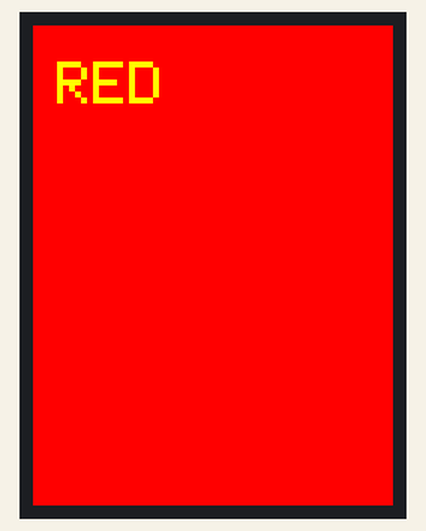
This sketch was run on a simulated ESP32. Parts: 240×320 colour display. What the sketch prints to the serial monitor is not drawn.

Above: at 1.1 s.
At 3.7 s:
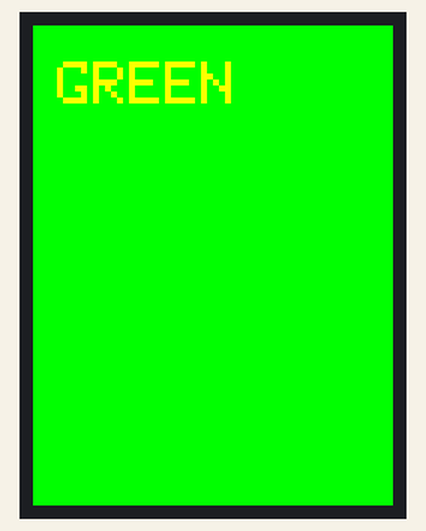
At 6.3 s:
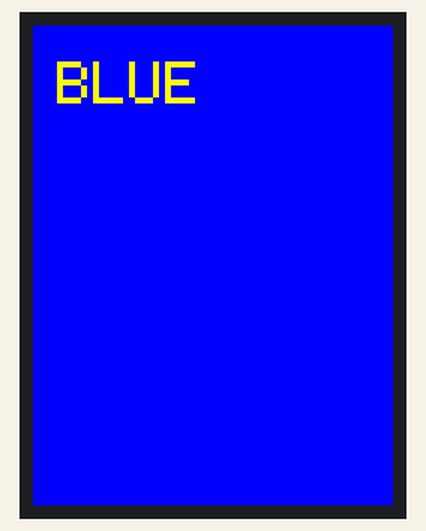
At 8.9 s:
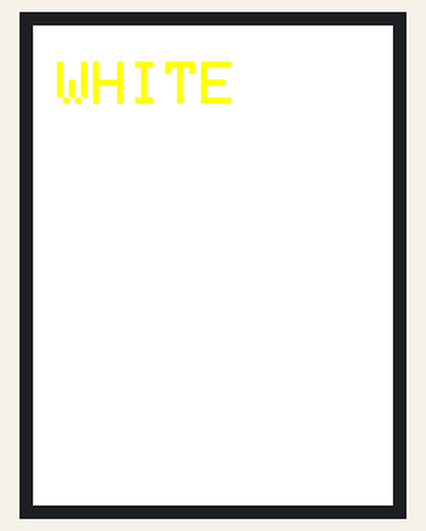
At 11.5 s:
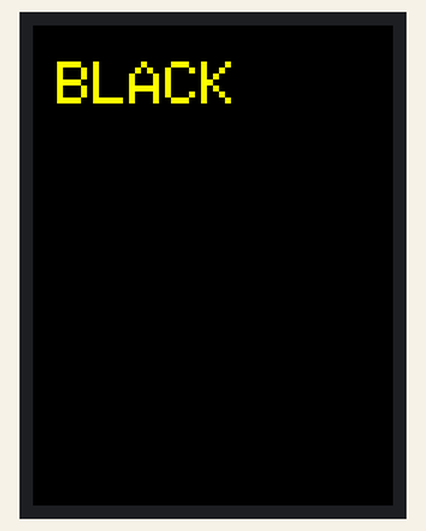

The sketch:

tft_diag.ino
```cpp
// SPECTRE TFT bring-up diagnostic (parallel ILI9486/88 shield).
//
// Isolates the display from the whole orchestrator: boots, reads the controller ID over the
// parallel bus, prints it on Serial @115200, then cycles the screen RED -> GREEN -> BLUE with a
// label. Uses the same TFT_eSPI User_Setup the main firmware uses (ILI9486 parallel).
//
// What the result tells us:
//   - Serial prints at all            -> the ESP32 boots and runs (not a strapping/brownout lockup)
//   - "RDID 0xD3 -> 00 94 86"         -> controller is ILI9486 (current setup is correct)
//   - "RDID 0xD3 -> 00 94 88"         -> it's ILI9488: switch the driver in User_Setup_SPECTRE.h
//   - "RDID 0xD3 -> 00 00 00 / FF.."  -> the READ line (RD=GPIO2) or a data line isn't connected
//   - colour bars appear              -> the panel + wiring work; the app just needs the right driver
//   - still white with good Serial ID -> wrong driver for that ID, or a control line (RST/WR/CS) is off

#include <TFT_eSPI.h>
TFT_eSPI tft;

static void readId(const char* tag, uint8_t cmd) {
  uint8_t b1 = tft.readcommand8(cmd, 1);
  uint8_t b2 = tft.readcommand8(cmd, 2);
  uint8_t b3 = tft.readcommand8(cmd, 3);
  uint8_t b4 = tft.readcommand8(cmd, 4);
  Serial.printf("%s 0x%02X -> %02X %02X %02X %02X\n", tag, cmd, b1, b2, b3, b4);
}

void setup() {
  Serial.begin(115200);
  delay(800);
  Serial.println();
  Serial.println("================ SPECTRE TFT DIAG ================");
  Serial.println("[diag] ESP32 booted, sketch is running.");

  tft.init();
  Serial.println("[diag] tft.init() returned.");

  readId("RDID", 0xD3);     // ILI9486 -> 00 94 86, ILI9488 -> 00 94 88
  readId("RDDID", 0x04);    // manufacturer/driver id (varies)

  tft.setRotation(0);       // portrait (vertical)
  Serial.printf("[diag] width=%d height=%d\n", tft.width(), tft.height());
  Serial.println("[diag] cycling colours RED/GREEN/BLUE on the panel...");
}

void loop() {
  uint8_t d3a = tft.readcommand8(0xD3, 2), d3b = tft.readcommand8(0xD3, 3);
  Serial.println("--------------------------------------------------");
  Serial.printf(">>> CONTROLLER ID 0xD3=[%02X %02X]\n", d3a, d3b);

  // WRITE-THEN-READBACK: fill the screen, then read a pixel back out of display memory.
  // If the read-back colour matches, writes ARE reaching the controller (so it's an init/display
  // problem). If it reads white/black/garbage, the write path (WR or a data line) is dropping bytes.
  struct C { uint16_t v; const char* n; } cs[] = {
    {TFT_RED,"RED"}, {TFT_GREEN,"GREEN"}, {TFT_BLUE,"BLUE"}, {TFT_WHITE,"WHITE"}, {TFT_BLACK,"BLACK"} };
  static int i = 0;
  C c = cs[i];
  tft.fillScreen(c.v);
  tft.setTextColor(TFT_YELLOW, c.v); tft.setTextSize(4); tft.setCursor(16, 24); tft.print(c.n);
  uint16_t rb = tft.readPixel(40, 40);
  Serial.printf("    wrote %-5s (0x%04X)  read back 0x%04X  ", c.n, c.v, rb);
  if (rb == c.v)             Serial.println("=> MATCH: writes reach GRAM. Issue is init/display-on/inversion, NOT wiring.");
  else if (rb == 0xFFFF)     Serial.println("=> reads WHITE: write path dropping bytes (WR/data jumper).");
  else if (rb == 0x0000)     Serial.println("=> reads BLACK: write path dropping bytes (WR/data jumper).");
  else                       Serial.println("=> MISMATCH/garbage: marginal WR or a data line.");
  Serial.printf("    panel should look: %s\n", c.n);
  i = (i + 1) % 5;
  delay(2500);
}
```

Measured:
- by itself, everything shown: repeats every 12.9 s, in 5 steps
- what the display in image 0 shows lasts 2.5 s, from 1.1 s to 3.6 s
